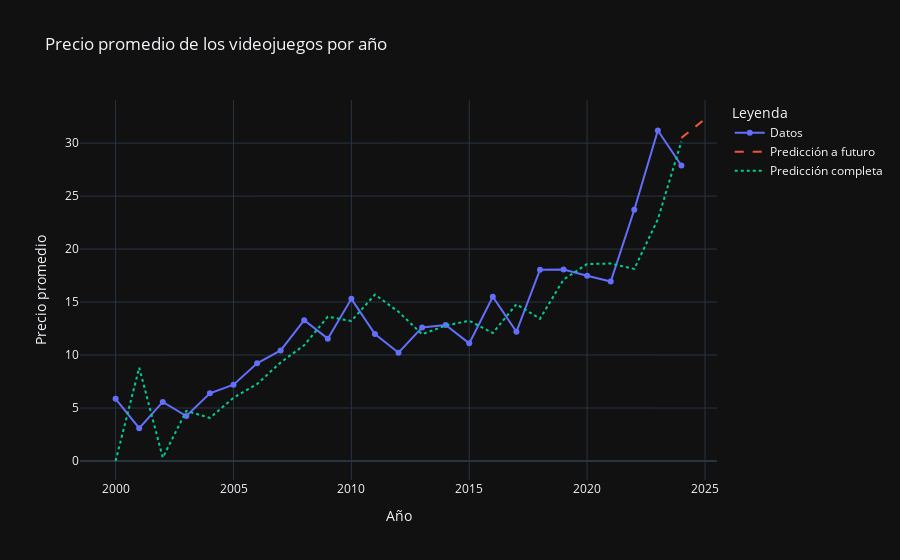

The code cell stored with this chart in its notebook:
### Code cell
# Agrupar los datos por año y calcular la media de los precios
precio_anual = videogames_data.groupby('release_year')['price'].mean()

# Crear el modelo ARIMA para los datos anuales
modelo= ARIMA(precio_anual, order=(0, 2, 2))
modelo_fit = modelo.fit()

# Obtener la predicción
prediccion = modelo_fit.predict(start=len(precio_anual), end=len(precio_anual)+1, typ='levels')

# Crear un rango de fechas para la predicción (solo los próximos dos años)
fechas_pred = pd.date_range(start=str(precio_anual.index[-1]), periods=2, freq='AS')

# Obtener la predicción completa
prediccion_completa = modelo_fit.predict(start=precio_anual.index[0], end=precio_anual.index[-1], typ='levels')

fig = go.Figure()

# Datos originales
fig.add_trace(go.Scatter(x=precio_anual.index, y=precio_anual,
                         mode='lines+markers', name='Datos'))

# Predicción a futuro
fig.add_trace(go.Scatter(x=fechas_pred, y=prediccion,
                         mode='lines', name='Predicción a futuro',
                         line=dict(dash='dash')))

# Predicción completa
fig.add_trace(go.Scatter(x=precio_anual.index, y=prediccion_completa,
                         mode='lines', name='Predicción completa',
                         line=dict(dash='dot')))

# Actualizar el diseño del gráfico
fig.update_layout(title='Precio promedio de los videojuegos por año',
                  xaxis_title='Año',
                  yaxis_title='Precio promedio',
                  legend_title='Leyenda',
                  template='plotly_dark')

# Mostrar el gráfico
fig.show()

# plotly.offline.plot(fig, filename = 'graphs/stemporal.html')

### Figure 1 — Plotly figure (JSON) as saved in the notebook; plotly's stock layout.template omitted (floating-point values rounded to 4 significant figures)
{"data": [{"mode": "lines+markers", "name": "Datos", "type": "scatter", "x": ["2000-01-01T00:00:00", "2001-01-01T00:00:00", "2002-01-01T00:00:00", "2003-01-01T00:00:00", "2004-01-01T00:00:00", "2005-01-01T00:00:00", "2006-01-01T00:00:00", "2007-01-01T00:00:00", "2008-01-01T00:00:00", "2009-01-01T00:00:00", "2010-01-01T00:00:00", "2011-01-01T00:00:00", "2012-01-01T00:00:00", "2013-01-01T00:00:00", "2014-01-01T00:00:00", "2015-01-01T00:00:00", "2016-01-01T00:00:00", "2017-01-01T00:00:00", "2018-01-01T00:00:00", "2019-01-01T00:00:00", "2020-01-01T00:00:00", "2021-01-01T00:00:00", "2022-01-01T00:00:00", "2023-01-01T00:00:00", "2024-01-01T00:00:00"], "y": [5.873, 3.093, 5.574, 4.246, 6.386, 7.201, 9.223, 10.44, 13.28, 11.55, 15.3, 11.98, 10.21, 12.61, 12.84, 11.1, 15.5, 12.19, 18.05, 18.08, 17.49, 16.93, 23.7, 31.19, 27.89]}, {"line": {"dash": "dash"}, "mode": "lines", "name": "Predicción a futuro", "type": "scatter", "x": ["2024-01-01T00:00:00", "2025-01-01T00:00:00"], "y": [30.49, 32.27]}, {"line": {"dash": "dot"}, "mode": "lines", "name": "Predicción completa", "type": "scatter", "x": ["2000-01-01T00:00:00", "2001-01-01T00:00:00", "2002-01-01T00:00:00", "2003-01-01T00:00:00", "2004-01-01T00:00:00", "2005-01-01T00:00:00", "2006-01-01T00:00:00", "2007-01-01T00:00:00", "2008-01-01T00:00:00", "2009-01-01T00:00:00", "2010-01-01T00:00:00", "2011-01-01T00:00:00", "2012-01-01T00:00:00", "2013-01-01T00:00:00", "2014-01-01T00:00:00", "2015-01-01T00:00:00", "2016-01-01T00:00:00", "2017-01-01T00:00:00", "2018-01-01T00:00:00", "2019-01-01T00:00:00", "2020-01-01T00:00:00", "2021-01-01T00:00:00", "2022-01-01T00:00:00", "2023-01-01T00:00:00", "2024-01-01T00:00:00"], "y": [0, 8.81, 0.3135, 4.729, 4.064, 5.967, 7.259, 9.303, 10.93, 13.62, 13.21, 15.71, 14.08, 11.96, 12.78, 13.24, 12.08, 14.8, 13.42, 17.12, 18.59, 18.63, 18.12, 22.81, 30.14]}], "layout": {"legend": {"title": {"text": "Leyenda"}}, "title": {"text": "Precio promedio de los videojuegos por año"}, "xaxis": {"title": {"text": "Año"}}, "yaxis": {"title": {"text": "Precio promedio"}}}}
